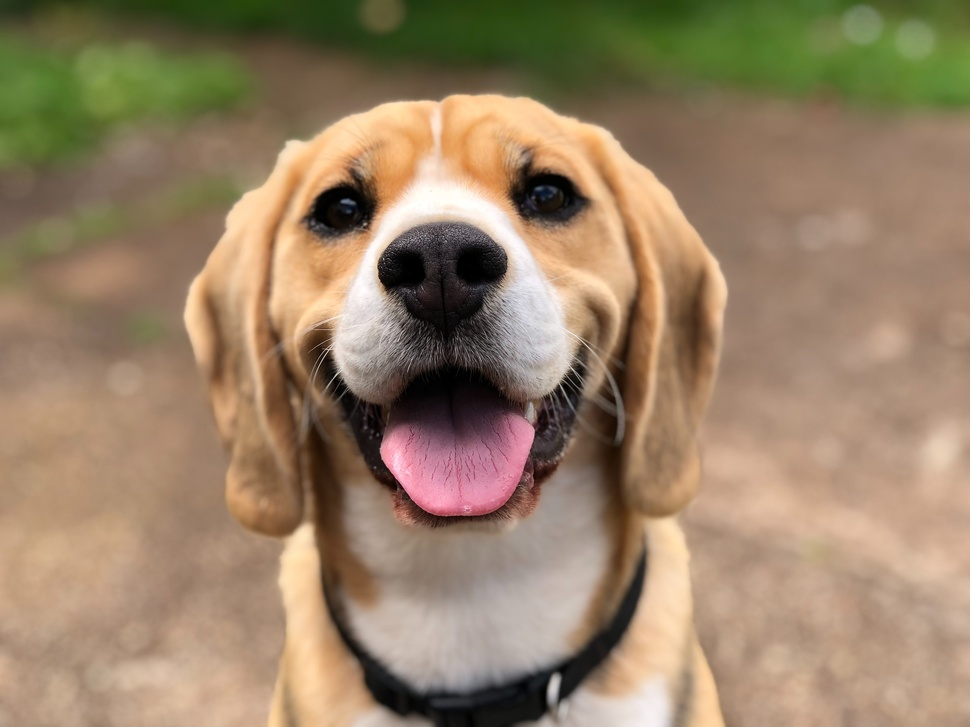
#> input picture pds3_dz/lesson_60/dog.jpg, 970 x 727 px, shrunk from 2400 x 1800 before the run
$ jupyter execute --allow-errors dz_60.ipynb
#> lines starting #> are read from the running program, lines starting #| are printed output that depends on the picture; after the words box and inside, x2 and y2 are one past the last pixel; in counts of white or black regions, pixels touching at a corner belong together
[cell 1]
import cv2
import numpy as np

[cell 2]
dog = cv2.imread('dog.jpg')
#> dog is the input picture: shape (727, 970, 3); mean B, G, R 103, 130, 152.1
map = cv2.imread('map.jpg')
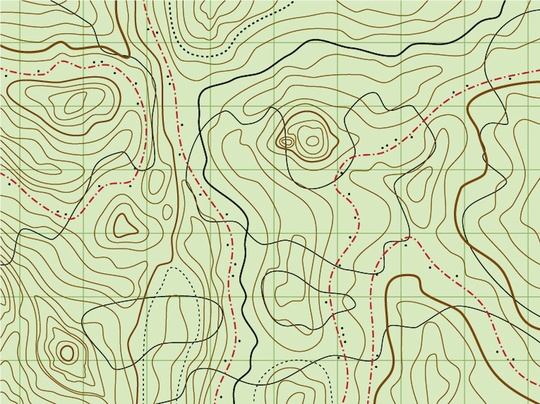
#> input picture pds3_dz/lesson_60/map.jpg, 540 x 404 px, shrunk from 1337 x 1000 before the run
#> map is the input picture: shape (404, 540, 3); mean B, G, R 171.9, 214.2, 203.4

[cell 3]
gray_dog = cv2.cvtColor(dog, cv2.COLOR_BGR2GRAY)
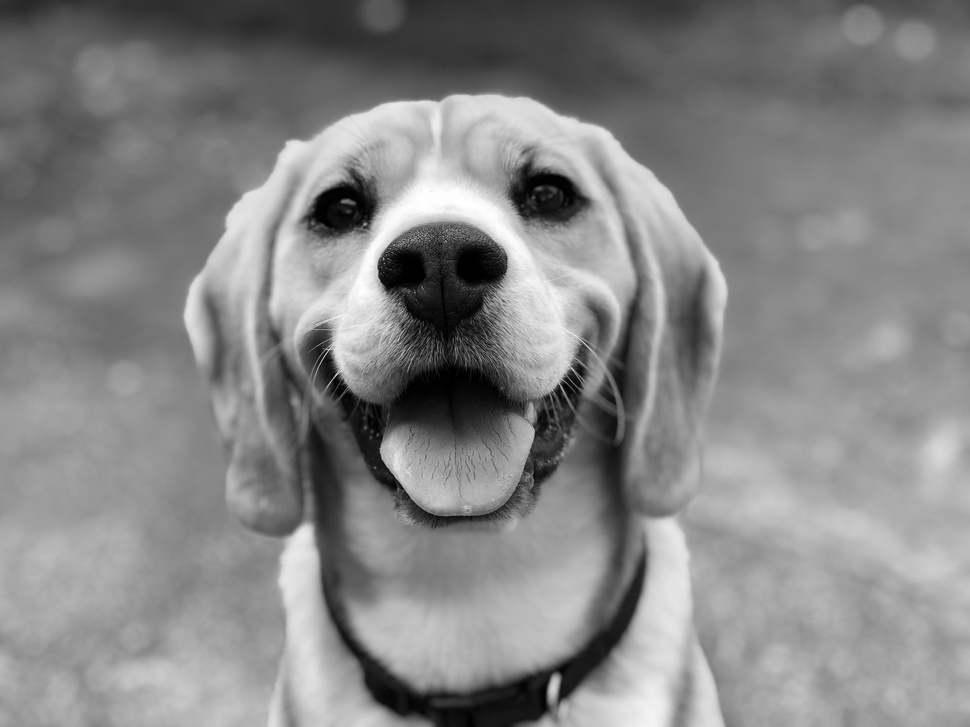
#> gray_dog: shape (727, 970); min 0, max 255, mean 133.6
gray_map = cv2.cvtColor(map, cv2.COLOR_BGR2GRAY)
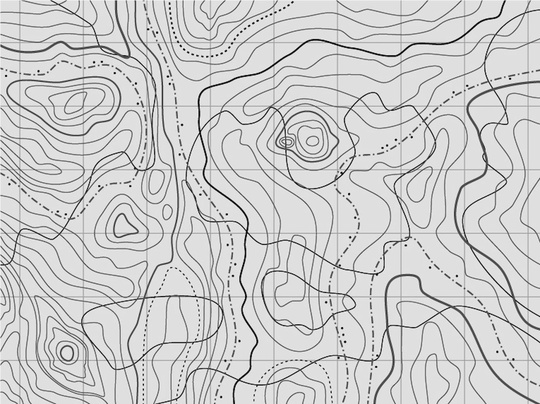
#> gray_map: shape (404, 540); min 1, max 252, mean 206.1

[cell 4]
sobel_kernel_x = np.array([[-1, 0, 1], [-2, 0, 2], [-1, 0, 1]])
sobel_kernel_y = np.array([[-1, -2, -1], [0, 0, 0], [1, 2, 1]])

[cell 5]
sobel_x = cv2.filter2D(gray_dog, -1, sobel_kernel_x)
sobel_y = cv2.filter2D(gray_dog, -1, sobel_kernel_y)
sobel_dog = sobel_x + sobel_y

sobel_x = cv2.filter2D(gray_map, -1, sobel_kernel_x)
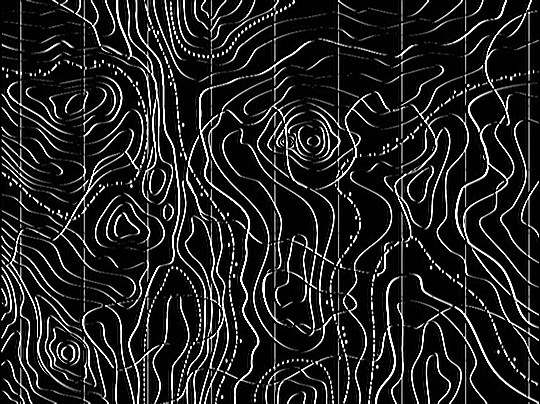
#> sobel_x: shape (404, 540); min 0, max 255, mean 34.9
sobel_y = cv2.filter2D(gray_map, -1, sobel_kernel_y)
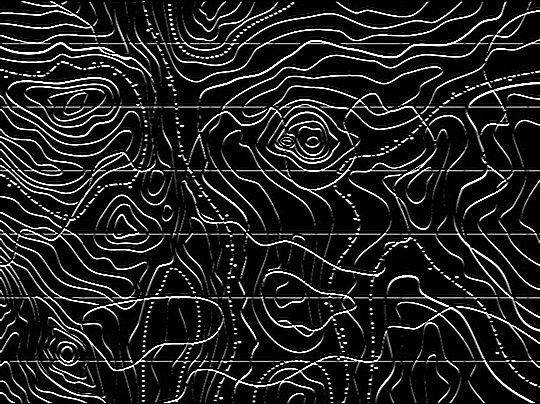
#> sobel_y: shape (404, 540); min 0, max 255, mean 33.2
sobel_map = sobel_x + sobel_y
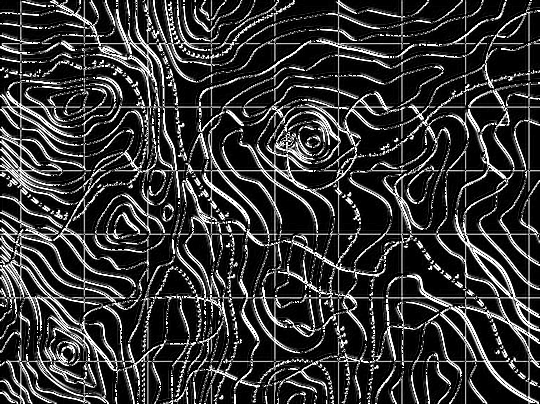
#> sobel_map: shape (404, 540); min 0, max 255, mean 52.6

[cell 6]
cv2.imshow('sobel_dog', sobel_dog)
cv2.imshow('sobel_map', sobel_map)
cv2.waitKey(0)
cv2.destroyAllWindows()

[cell 7]
canny_dog = cv2.Canny(gray_dog, 50, 150)
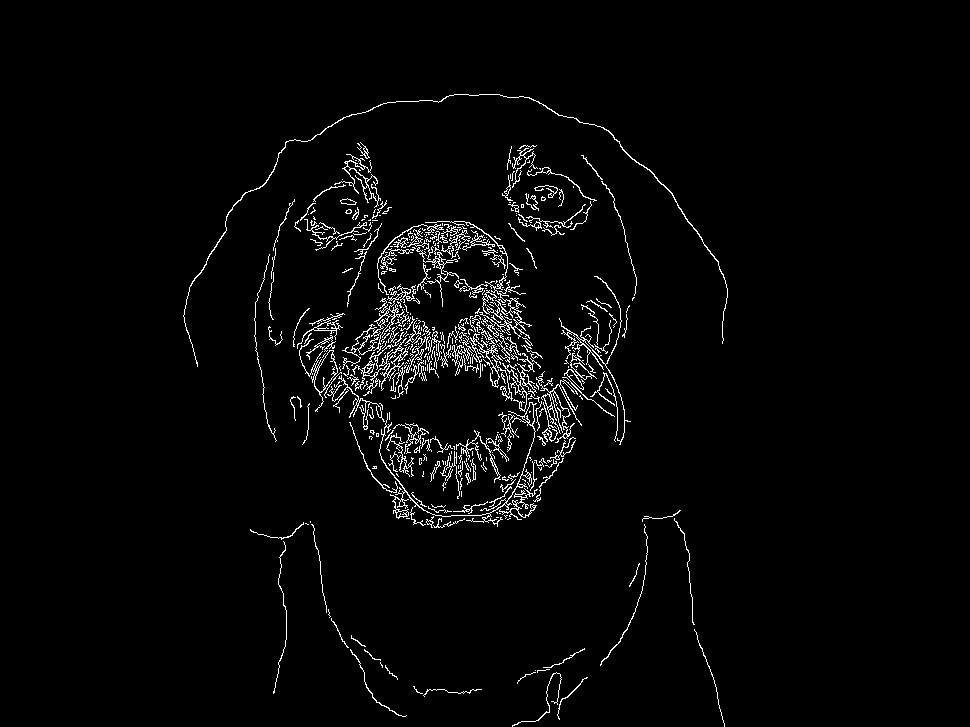
#> canny_dog: shape (727, 970); 2.6% white in thin lines or dots, all inside (x1, y1, x2, y2) = (183, 94, 728, 727)
canny_map = cv2.Canny(gray_map, 50, 150)
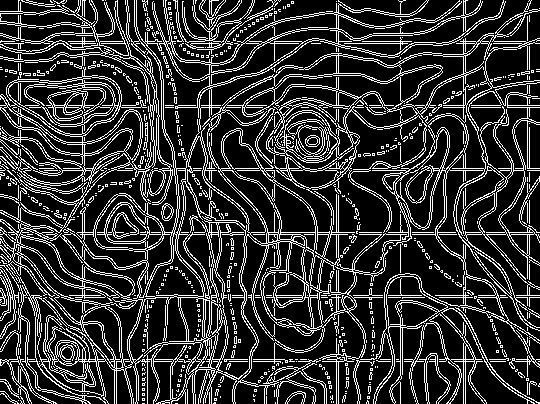
#> canny_map: shape (404, 540); 20.3% white in thin lines or dots

[cell 8]
roberts_kernel_x = np.array([[1, 0], [0, -1]])
roberts_kernel_y = np.array([[0, 1], [-1, 0]])

[cell 9]
roberts_x = cv2.filter2D(gray_dog, -1, roberts_kernel_x)
roberts_y = cv2.filter2D(gray_dog, -1, roberts_kernel_y)
roberts_dog = roberts_x + roberts_y

roberts_x = cv2.filter2D(gray_map, -1, roberts_kernel_x)
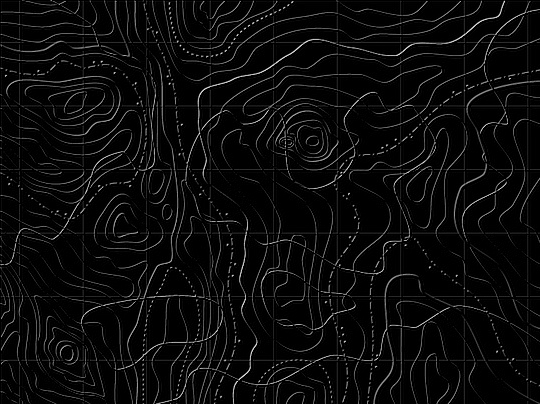
#> roberts_x: shape (404, 540); min 0, max 233, mean 11.4
roberts_y = cv2.filter2D(gray_map, -1, roberts_kernel_y)
#> roberts_y: shape (404, 540)
roberts_map = roberts_x + roberts_y
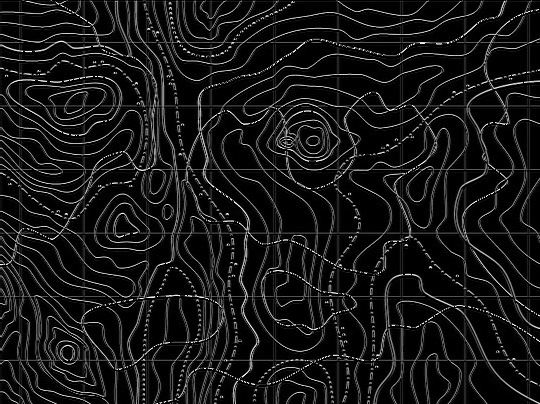
#> roberts_map: shape (404, 540); min 0, max 255, mean 22.8
